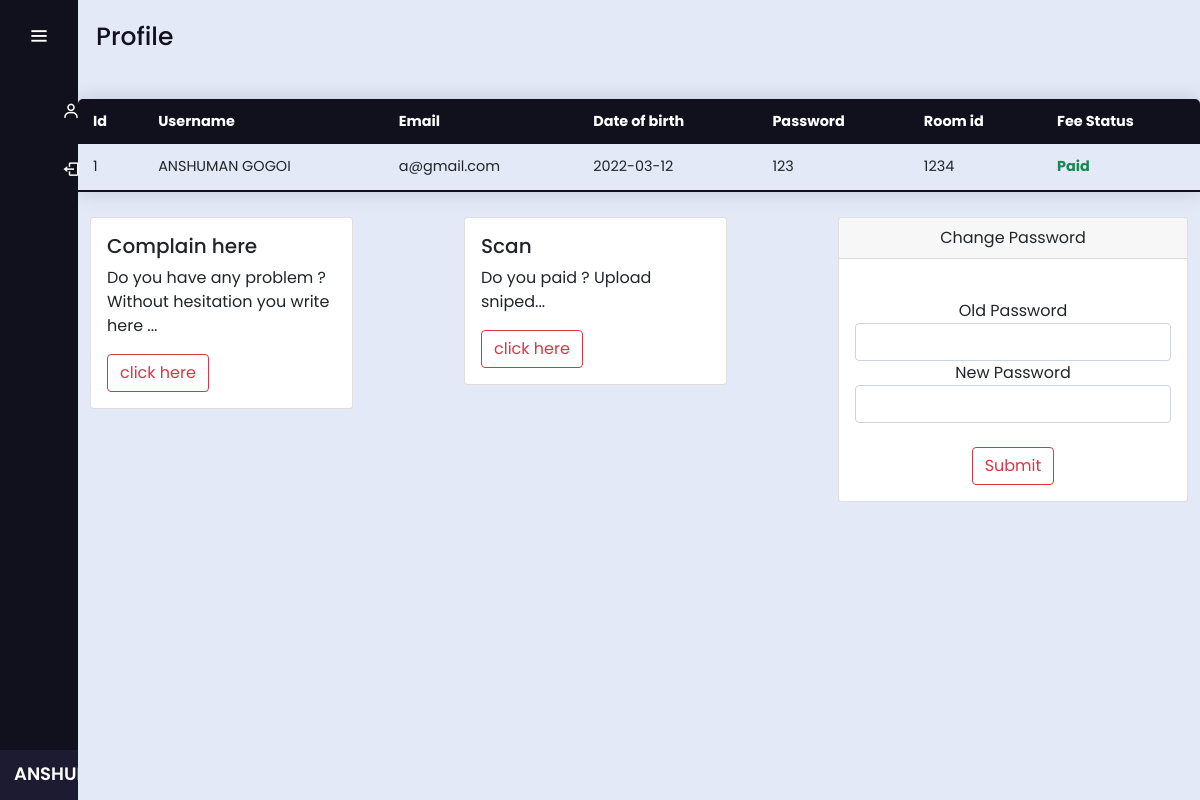
The page /Student_login/student_profile.php (signed in) on the database its author committed.
### tables this page shows
CREATE TABLE `student` (
  `s_id` int(11) NOT NULL,
  `s_username` varchar(100) NOT NULL,
  `s_email` varchar(100) NOT NULL,
  `s_password` varchar(100) NOT NULL,
  `s_dob` date NOT NULL,
  `s_contact` bigint(100) NOT NULL,
  `s_gname` varchar(100) NOT NULL,
  `s_gcontact` bigint(100) NOT NULL,
  `s_address` varchar(255) NOT NULL,
  `s_fname` varchar(100) NOT NULL,
  `s_mname` varchar(100) NOT NULL,
  `s_department` varchar(100) NOT NULL,
  `s_semester` varchar(50) NOT NULL,
  `s_roomid` varchar(11) NOT NULL,
  `status` int(11) NOT NULL,
  `complain` varchar(2000) NOT NULL
);

### Student_login/student_profile.php (the view, shortened to what this page needs)
<!DOCTYPE html>
<html lang="en">
<head>
  <link href="https://cdn.jsdelivr.net/npm/bootstrap@5.1.3/dist/css/bootstrap.min.css" rel="stylesheet">
  <link rel="stylesheet" href="../admin_login/style1.css">
  <link href='https://unpkg.com/boxicons@2.0.7/css/boxicons.min.css' rel='stylesheet'>
</head>
<body>
  <div class="sidebar">
    <div class="logo-details">
      <i class='bx bx-menu' id="btn"></i>
    </div>
    <ul class="nav-list">
      <li>
        <a href="student_profile.php">
          <i class='bx bx-user'></i>
        </a>
      </li>
      <li>
        <a href="logout.php">
          <i class='bx bx-log-out' id="log_out"></i>
        </a>
      </li>
      <li class="profile">
        <div class="profile-details">
          <div class="name_job">
            <div class="name"><?php echo ($_SESSION['s_username']) ?></div>
          </div>
        </div>
      </li>
    </ul>
  </div>
  <section class="home-section">
    <div class="text">Profile</div>
    <table class="content-table">
      <thead>
        <tr>
        <tr>
          <th scope="col">Id</th>
          <th scope="col">Username</th>
          <th scope="col">Email</th>
          <th scope="col">Date of birth</th>
          <th scope="col">Password</th>
          <th scope="col">Room id</th>
          <th scope="col">Fee Status</th>
        </tr>
      </thead>
      <tbody>
        <?php
        include 'config.php';
        $id = $_SESSION['s_id'];
        $sql = "select * from student where s_id ='$id'";
        $result = mysqli_query($conn, $sql) or die("query failed:" . mysqli_error($conn));
        if (mysqli_num_rows($result) > 0) {
          while ($row = mysqli_fetch_assoc($result)) {
        ?>
            <tr>
              <td scope="row"><?php echo $id ?></td>
              <td><?php echo $row['s_username']; ?></td>
              <td><?php echo $row['s_email']; ?></td>
              <td><?php echo $row['s_dob']; ?></td>
              <td><?php echo $row['s_password']; ?></td>
              <td><?php echo $row['s_roomid']; ?></td>
              <?php
              if ($row['status'] == 1) {
                echo '<td class="text-success"><b>Paid</b></td>';
              } else {
                echo '<td class="text-danger"><b>UnPaid</b></td>';
              }
              ?>
            </tr>
        <?php
          }
        } else {
          echo "0 result";
        }
        ?>
      </tbody>
    </table>
    <div class="container">
      <div class="row">
        <div class="col-lg-4">
          <div class="card w-75">
            <div class="card-body">
              <h5 class="card-title">Complain here</h5>
              <p class="card-text">Do you have any problem ? Without hesitation you write here ... </p>
              <a href="student_complain.php" class="btn btn-outline-danger">click here</a>
            </div>
          </div>
        </div>
        <div class="col-lg-4">
          <div class="card w-75">
            <div class="card-body">
              <h5 class="card-title">Scan </h5>
              <p class="card-text">Do you  paid ? Upload sniped... </p>
              <a href="student_proof_money.php" class="btn btn-outline-danger">click here</a>
            </div>
          </div>
        </div>
        <div class="col-lg-4">
          <div class="card text-center">
            <div class="card-header">
              Change Password
            </div>
            <div class="card-body">
              <form action="new_password.php" method="post">
                <div class="form-group">
                </div>
                <div class="form-group">
                  <label for="exampleInputPassword1">Old Password</label>
                  <input type="password" name="oldpassword" class="form-control" id="exampleInputPassword1">
                </div>
                <div class="form-group">
                  <label for="exampleInputPassword1">New Password</label>
                  <input type="password" name="newpassword" class="form-control" id="exampleInputPassword1">
                </div>
                <br>
                <button type="submit" name="submit" class="btn btn-outline-danger">Submit</button>
              </form>
            </div>
          </div>
        </div>
      </div>
    </div>
  </section>
</body>
</html>

### admin_login/style1.css (style rules this page uses)
* { margin: 0; padding: 0; box-sizing: border-box; font-family: "Poppins" , sans-serif; }
.sidebar { position: fixed; left: 0; top: 0; height: 100%; width: 78px; background: #11101D; padding: 6px 14px; z-index: 99; transition: all 0.5s ease; }
.sidebar .logo-details { height: 60px; display: flex; align-items: center; position: relative; }
.sidebar .logo-details #btn { position: absolute; top: 50%; right: 0; transform: translateY(-50%); font-size: 22px; transition: all 0.4s ease; font-size: 23px; text-align: center; cursor: pointer; transition: all 0.5s ease; }
.sidebar i { color: #fff; height: 60px; min-width: 50px; font-size: 28px; text-align: center; line-height: 60px; }
.sidebar .nav-list { margin-top: 20px; height: 100%; }
.sidebar li { position: relative; margin: 8px 0; list-style: none; }
.sidebar li a { display: flex; height: 100%; width: 100%; border-radius: 12px; align-items: center; text-decoration: none; transition: all 0.4s ease; background: #11101D; }
.sidebar li i { height: 50px; line-height: 50px; font-size: 18px; border-radius: 12px; }
.sidebar li.profile { position: fixed; height: 50px; width: 78px; left: 0; bottom: -8px; padding: 10px 14px; background: #1d1b31; transition: all 0.5s ease; overflow: hidden; }
.sidebar li .profile-details { display: flex; align-items: center; flex-wrap: nowrap; }
.sidebar li.profile .name, .sidebar li.profile .job { font-size: 18px; font-weight: 600; color: #fff; white-space: nowrap; }
.home-section { position: relative; background: #E4E9F7; min-height: 100vh; top: 0; left: 78px; width: calc(100% - 78px); transition: all 0.5s ease; z-index: 2; }
.home-section .text { display: inline-block; color: #11101d; font-size: 25px; font-weight: 500; margin: 18px }
.home-section .content-table { border-collapse: collapse; margin: 25px 0; font-size: 0.9em; min-width: 100%; border-radius: 5px 5px 0 0; overflow: hidden; box-shadow: 0 0 20px rgba(0, 0, 0, 0.15); }
.home-section .content-table thead tr { background-color: #11101D; color: #ffffff; text-align: left; font-weight: bold; }
.home-section .content-table th, .content-table td { padding: 12px 15px; }
.home-section .content-table tbody tr { border-bottom: 1px solid #dddddd; }
.home-section .content-table tbody tr:last-of-type { border-bottom: 2px solid #11101D; }

### rows shown on the page
student: s_username "ANSHUMAN GOGOI", s_email "a@gmail.com", s_dob "2022-03-12", s_password "123", s_roomid "1234", status "Paid"
